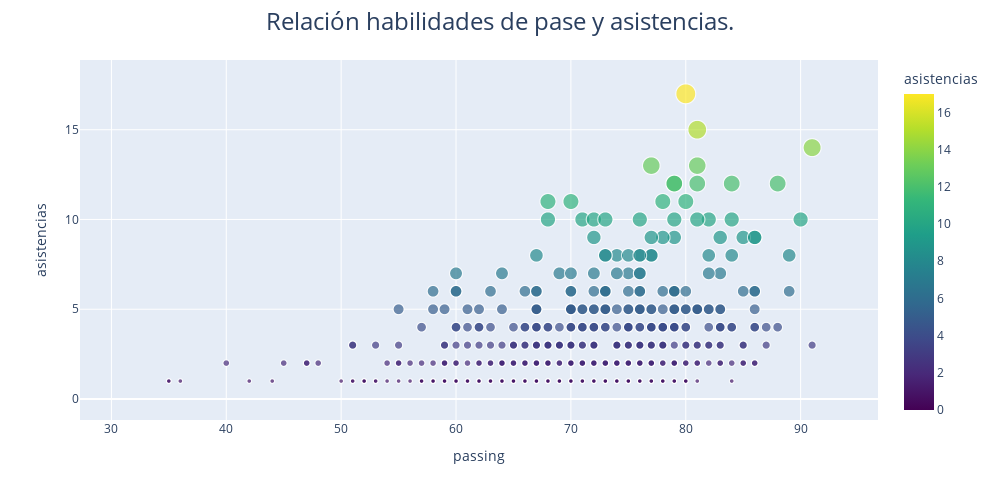

Source (notebook cell):
### Code cell
h4=h4.sort_values("asistencias",ascending=False)
fig = px.scatter(h4, x="passing",y="asistencias", size="asistencias", color_continuous_scale=px.colors.sequential.Viridis, color="asistencias",hover_data=["short_name","passing","asistencias"])
fig.update_layout(
    title={
        'text': "Relación habilidades de pase y asistencias.",
        'font': {'size': 24},  # Tamaño de la fuente
        'x': 0.5,  # Centrar el título
        'xanchor': 'center'  # Anclar el título al centro
    },width=1000, height=500
)
fig.show()

### Figure 1 — Plotly figure (JSON) as saved in the notebook; plotly's stock layout.template omitted (floating-point values rounded to 4 significant figures; data arrays with more than 128 entries replaced by an {"elided": "..."} marker saying what was removed)
{"data": [{"customdata": {"elided": "3018x1 str values"}, "hovertemplate": "passing=%{x}<br>asistencias=%{marker.color}<br>short_name=%{customdata[0]}<extra></extra>", "legendgroup": "", "marker": {"color": {"elided": "3018 int values"}, "coloraxis": "coloraxis", "size": {"elided": "3018 int values"}, "sizemode": "area", "sizeref": 0.0425, "symbol": "circle"}, "mode": "markers", "name": "", "showlegend": false, "type": "scattergl", "x": {"elided": "3018 int values"}, "xaxis": "x", "y": {"elided": "3018 int values"}, "yaxis": "y"}], "layout": {"coloraxis": {"colorbar": {"title": {"text": "asistencias"}}, "colorscale": [[0, "#440154"], [0.1111, "#482878"], [0.2222, "#3e4989"], [0.3333, "#31688e"], [0.4444, "#26828e"], [0.5556, "#1f9e89"], [0.6667, "#35b779"], [0.7778, "#6ece58"], [0.8889, "#b5de2b"], [1, "#fde725"]]}, "height": 500, "legend": {"itemsizing": "constant", "tracegroupgap": 0}, "margin": {"t": 60}, "title": {"font": {"size": 24}, "text": "Relación habilidades de pase y asistencias.", "x": 0.5, "xanchor": "center"}, "width": 1000, "xaxis": {"anchor": "y", "domain": [0, 1], "title": {"text": "passing"}}, "yaxis": {"anchor": "x", "domain": [0, 1], "title": {"text": "asistencias"}}}}
